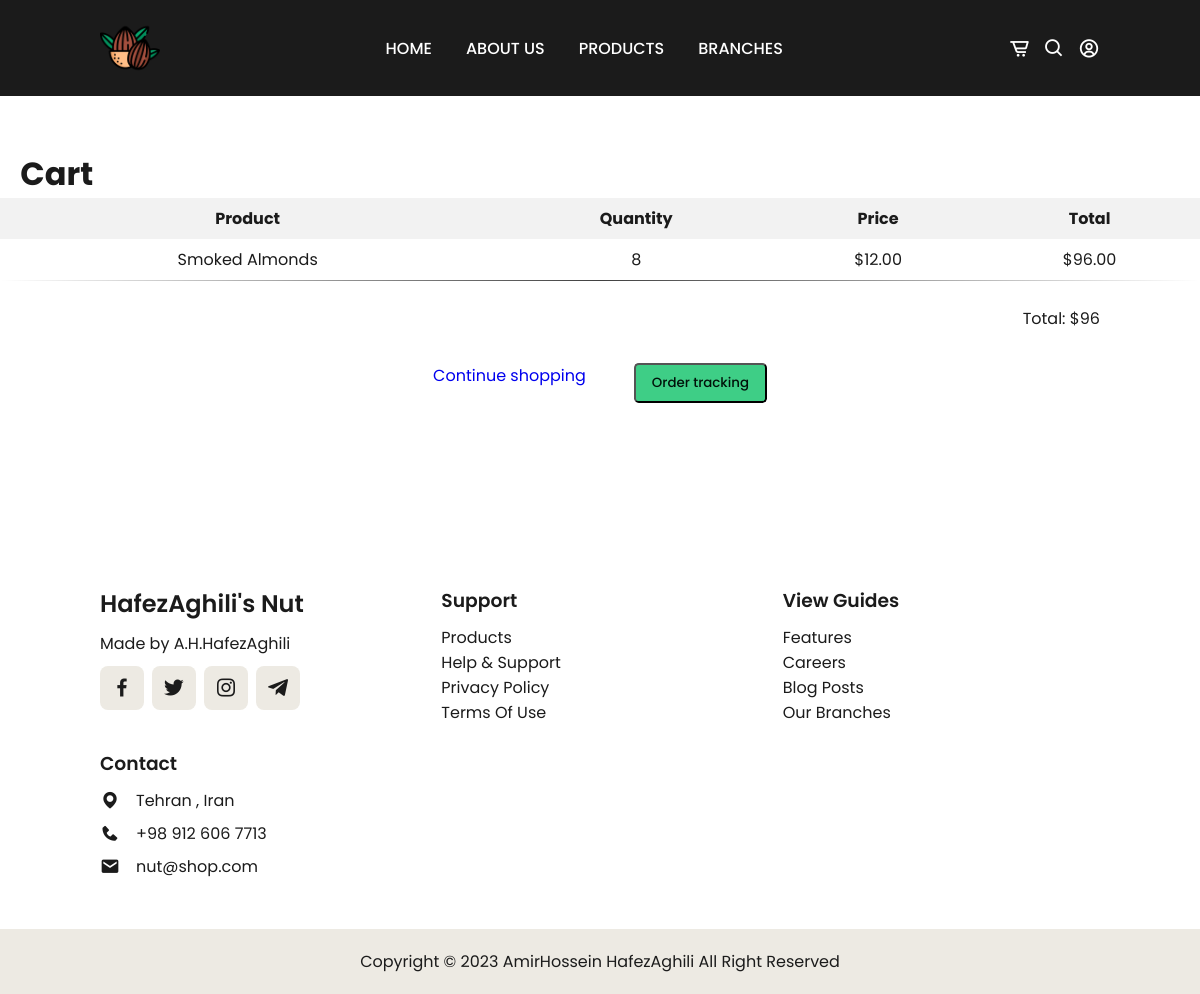
Page /cart/0/ (signed in) on the committed database.
### pages/models.py (models this page shows, shortened)
class CartItem(models.Model):
    cart = models.ForeignKey('Cart' , on_delete=models.CASCADE)
    product = models.ForeignKey('Product' , on_delete=models.CASCADE)
    quantity = models.IntegerField()
    status = models.CharField(max_length=50 , default='Submitted' ,choices=[('Submitted','Submitted'),
                                                                            ('Ready to send','Ready to send'),
                                                                            ('Sent','Sent')])
    def get_total_price(self):
        return self.quantity * self.product.price

class Product(models.Model):
    name = models.CharField(max_length=50 , blank=False , null=False)
    price = models.DecimalField(max_digits=10,decimal_places=2)
    img = models.ImageField()
    quality = models.CharField(max_length= 50 , choices=[('high quality','high quality') ,
                                                         ('medium quality','medium quality') ,
                                                         ('low quality','low quality')])
    supplier = models.ManyToManyField('Supplier')
    category = models.ForeignKey('Category', on_delete=models.CASCADE)
    created_at   = models.DateTimeField(auto_now_add=True)
    expiration_at = models.DateField(default=datetime.now()+timedelta(days=730))

### pages/views.py (the view)
# urls.py: path('cart/<int:pk>/', CartDetailView.as_view(), name='cart_view'),
class CartDetailView(LoginRequiredMixin, DetailView):
    model = Cart
    template_name = 'cart_view.html'
    context_object_name = 'cart'
    def get_object(self, queryset=None):
        user = self.request.user
        try:
            cart = Cart.objects.get(user=user)
        except Cart.DoesNotExist:
            cart = Cart.objects.create(user=user)
        return cart
    def get_context_data(self, **kwargs):
        context = super().get_context_data(**kwargs)
        cart_items = CartItem.objects.filter(cart=self.object)
        total_prices = cart_items.annotate(total_price=F('quantity') * F('product__price'))
        cart_total = total_prices.aggregate(total=Sum('total_price'))['total']
        context['cart_items'] = zip(cart_items, total_prices)
        context['cart_total'] = cart_total
        return context

### templates/cart_view.html (shortened to what this page needs)
{% extends 'register_base.html' %}
{% load static %}
    {% block styles %}
    <link rel="stylesheet" type="text/css" href="{% static 'css/stylesCardView.css' %}">
    {% endblock %}
{% block content %}
<br><br><br>
    <h1>&nbsp;&nbsp;&nbsp;Cart</h1>
    {% if cart_items %}
        <table>
            <thead>
                <tr>
                    <th>Product</th>
                    <th>Quantity</th>
                    <th>Price</th>
                    <th>Total</th>
                </tr>
            </thead>
            <tbody>
                {% for item, total_price in cart_items %}
                    <tr>
                        <td>{{ item.product.name }}</td>
                        <td>{{ item.quantity }}</td>
                        <td>${{ item.product.price }}</td>
                        <td>${{ item.get_total_price }}</td>
                    </tr>
                {% endfor %}
            </tbody>
        </table>
        <br>
        <p style="text-align:Right;padding-inline: 100px;">Total: ${{ cart_total }}</p>
        <div class="button-container">
            <a href="{% url 'product_view' %}" class="btn-primary btn-animation">Continue shopping</a>
            <a href="{% url 'checkout' %}">
              <button type="submit" class="btn">Order tracking</button>
            </a>
        </div>
    {% else %}
        <p>Your cart is empty.</p>
    {% endif %}
    <br><br><br><br><br>
{% endblock %}

### static/css/stylesHome.css (style rules this page uses)
* { font-family: 'Poppins', sans-serif; margin: 0; padding: 0; box-sizing: border-box; scroll-padding-top: 4rem; scroll-behavior: smooth; list-style: none; text-decoration: none; }
:root { --main-color:#bc9667; --second-color:#edeae3; --text-color:#1b1b1b; --bg-color:#ffffff; --box-shadow: 2px 2px 10px 4px rgb(14 55 54 / 15%); }
body { color: var(--text-color); }
.btn { padding: 10px 40px; border-radius: 0.3rem; background: var(--main-color); color: var(--bg-color); font-weight: 500; transition: background .4s ease; }

### static/css/stylesCardView.css (style rules this page uses)
table { margin: 0 auto; border-collapse: collapse; width: 100%; }
th, td { padding: 8px; text-align: center; }
th { background-color: #f2f2f2; }
.button-container { display: flex; justify-content: space-between; margin-top: 1.5rem; }
.button-container button { padding: 8px 16px; }
.button-container { display: flex; justify-content: center; margin-top: 1.5rem; }
.button-container a, .button-container button { padding: 8px 16px; animation: fadeIn 0.5s ease-out 1; }
.button-container button[type="submit"] { margin-left: 1rem; }
.btn { padding: 10px 40px; border-radius: 0.3rem; background: #3ece86; color: #011209; font-weight: 500; transition: background .4s ease; }

### rows in the picture
CartItem: product.name "Smoked Almonds", quantity "8", product.price "12.00", get_total_price "96.00"

### other values in the picture
{{ cart_total }} "96"
